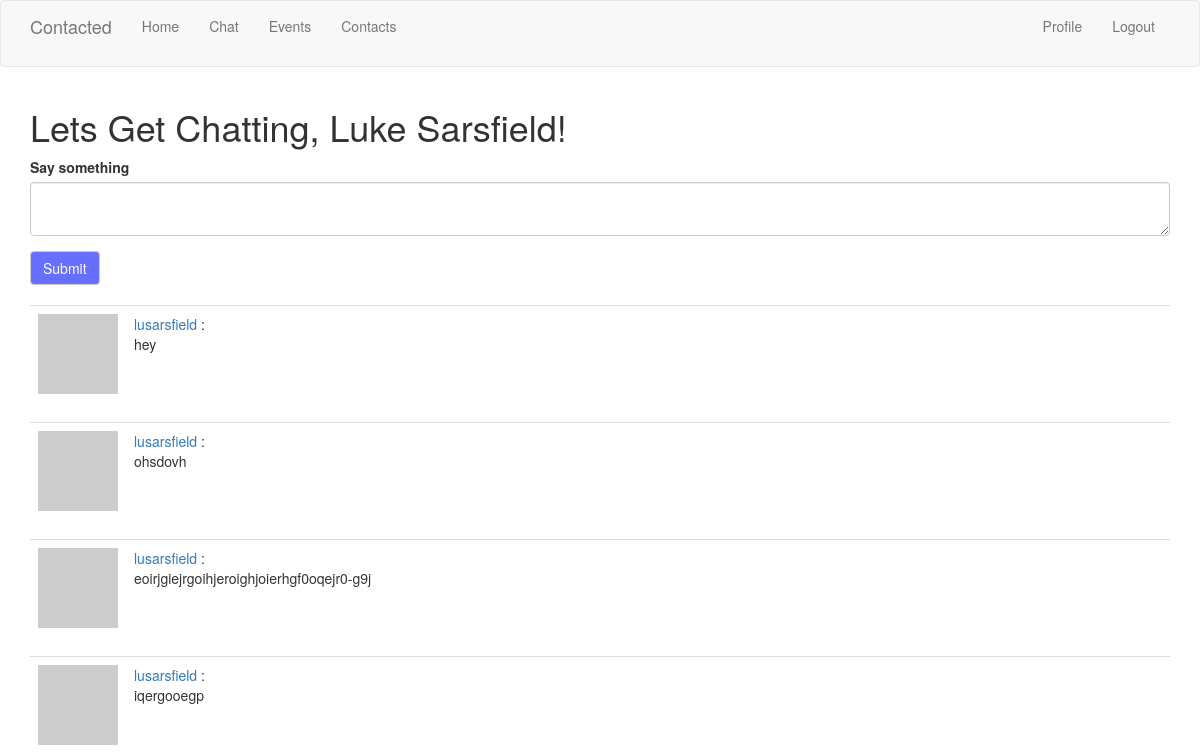
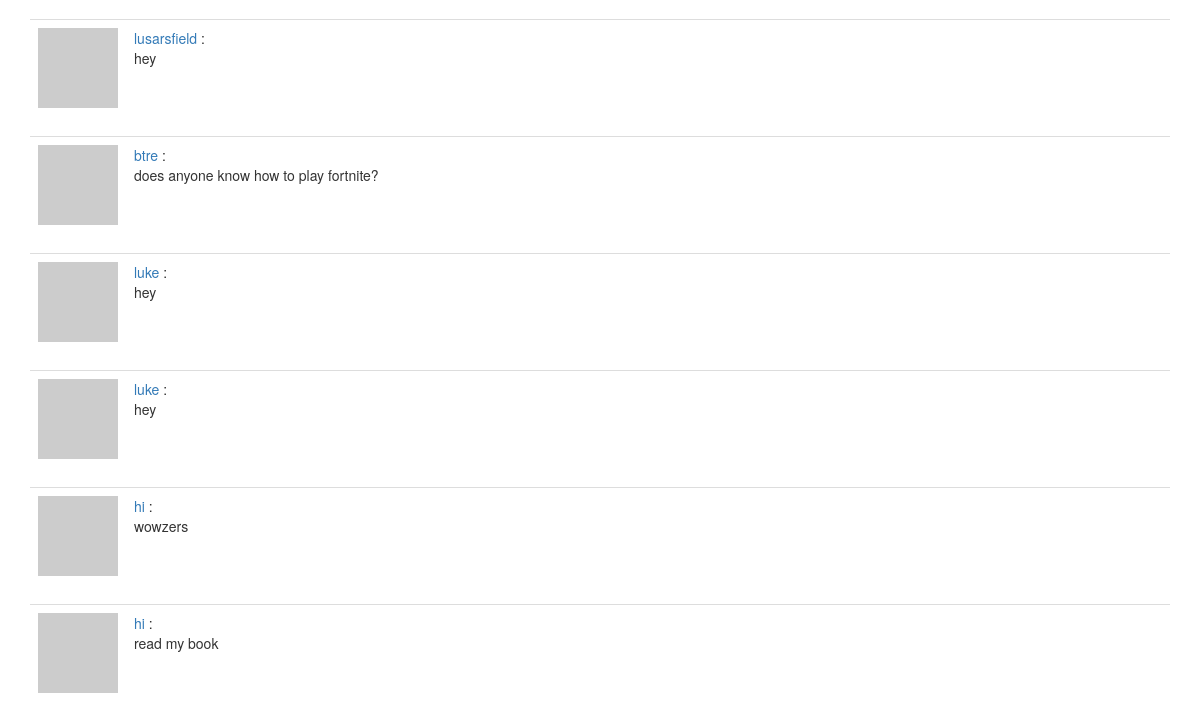
Page /chat (signed in, upper part) on the earlier database version (2 pictures, top to bottom).
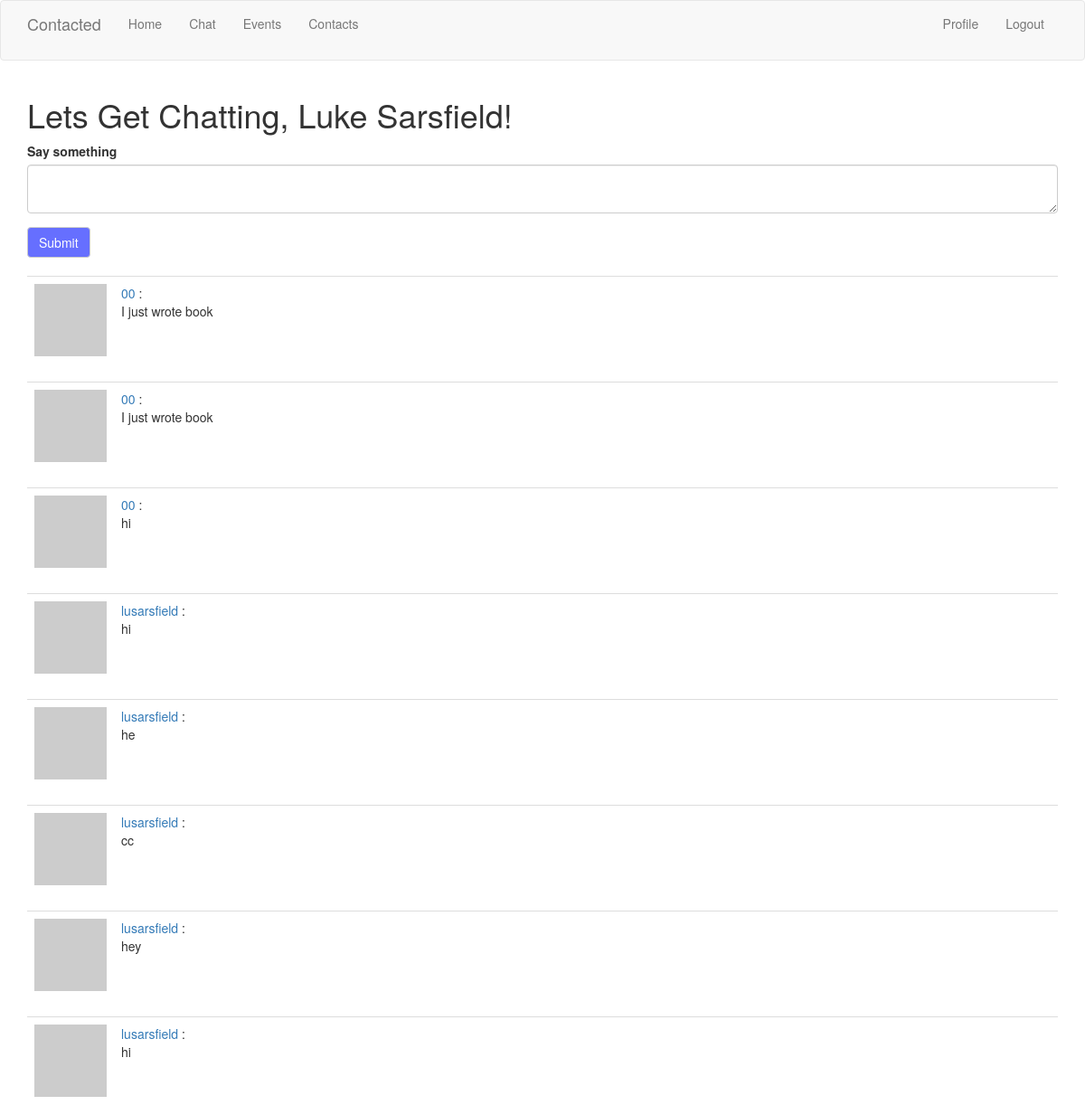
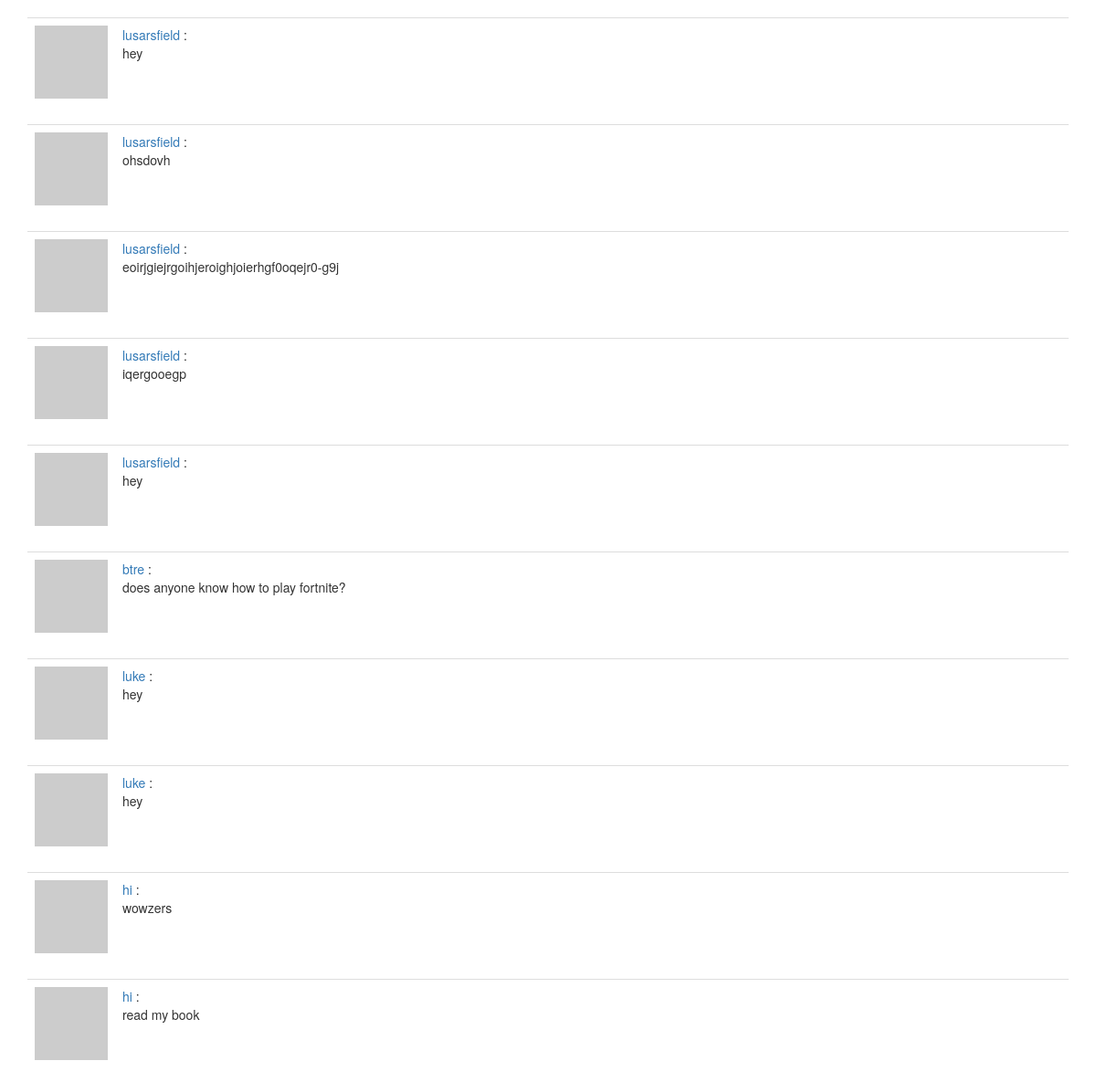
Same page on the later database version (2 pictures, top to bottom).
### app/models.py (models this page shows, shortened)
class Post(db.Model):
    id = db.Column(db.Integer, primary_key=True)
    body = db.Column(db.String(140))
    timestamp = db.Column(db.DateTime, index=True, default=datetime.utcnow)
    user_id = db.Column(db.Integer, db.ForeignKey('user.id'))

class User(UserMixin, db.Model):
    id = db.Column(db.Integer, primary_key=True)
    username = db.Column(db.String(64), index=True, unique=True)
    email = db.Column(db.String(120), index=True, unique=True)
    password_hash = db.Column(db.String(128))
    posts = db.relationship('Post', backref='author', lazy='dynamic')
    fullname_me = db.Column(db.String(140))
    email_me = db.Column(db.String(140))
    phonenumber_me = db.Column(db.String(140))
    city_me = db.Column(db.String(140))
    jobtitle_me = db.Column(db.String(140))
    company_me = db.Column(db.String(140))
    about_me = db.Column(db.String(140))
    last_seen = db.Column(db.DateTime, default=datetime.utcnow)
    followed = db.relationship(
        'User', secondary=followers,
        primaryjoin=(followers.c.follower_id == id),
        secondaryjoin=(followers.c.followed_id == id),
        backref=db.backref('followers', lazy='dynamic'), lazy='dynamic')
    def avatar(self, size):
        digest = md5(self.email.lower().encode('utf-8')).hexdigest()
        return 'https://www.gravatar.com/avatar/{}?d=identicon&s={}'.format(
            digest, size)

### app/routes.py (the view)
@app.route('/chat', methods=['GET', 'POST'])
@login_required
def chat():
    form = PostForm()
    if form.validate_on_submit():
        post = Post(body=form.post.data, author=current_user)
        db.session.add(post)
        db.session.commit()
        flash('Your post is now live!')
        return redirect(url_for('chat'))
    page = request.args.get('page', 1, type=int)
    posts = Post.query.order_by(Post.timestamp.desc()).paginate(
        page=page, per_page=app.config['POSTS_PER_PAGE'], error_out=False)
    next_url = url_for('chat', page=posts.next_num) \
        if posts.has_next else None
    prev_url = url_for('chat', page=posts.prev_num) \
        if posts.has_prev else None
    return render_template('chat.html', title='Home', form=form,
                           posts=posts.items, next_url=next_url,
                           prev_url=prev_url)

### app/forms.py
class PostForm(FlaskForm):
    post = TextAreaField('Say something', validators=[DataRequired()])
    submit = SubmitField('Submit')

### app/models.py (called while the page is built)
@login.user_loader
def load_user(id):
    return User.query.get(int(id))

### app/routes.py (called while the page is built)
@app.before_request
def before_request():
    if current_user.is_authenticated:
        current_user.last_seen = datetime.utcnow()
        db.session.commit()

### app/templates/chat.html (shortened to what this page needs)
{% extends "base.html" %}
{% import 'bootstrap/wtf.html' as wtf %}
{% block app_content %}
    <h1>Lets Get Chatting, {{ current_user.fullname_me}}!</h1>
    {% if form %}
    {{ wtf.quick_form(form) }}
    <br>
    {% endif %}
    {% for post in posts %}
        {% include '_post.html' %}
    {% endfor %}
{% endblock %}

### app/templates/_post.html
<table class="table table-hover">
    <tr>
        <td width="70px">
            <a href="{{ url_for('user', username=post.author.username) }}">
                <img src="{{ post.author.avatar(70) }}" />
            </a>
        </td>
        <td>
            <a href="{{ url_for('user', username=post.author.username) }}">
                {{ post.author.username }}
            </a>
            :
            <br>
            {{ post.body }}
        </td>
    </tr>
</table>

Differences in the rows shown:
added Post: author.username "00", body "I just wrote book"
added Post: author.username "00", body "I just wrote book"
added Post: author.username "00", body "hi"
added Post: author.username "lusarsfield", body "hi"
added Post: author.username "lusarsfield", body "he"
added Post: author.username "lusarsfield", body "cc"
added Post: author.username "lusarsfield", body "hey"
added Post: author.username "lusarsfield", body "hi"
